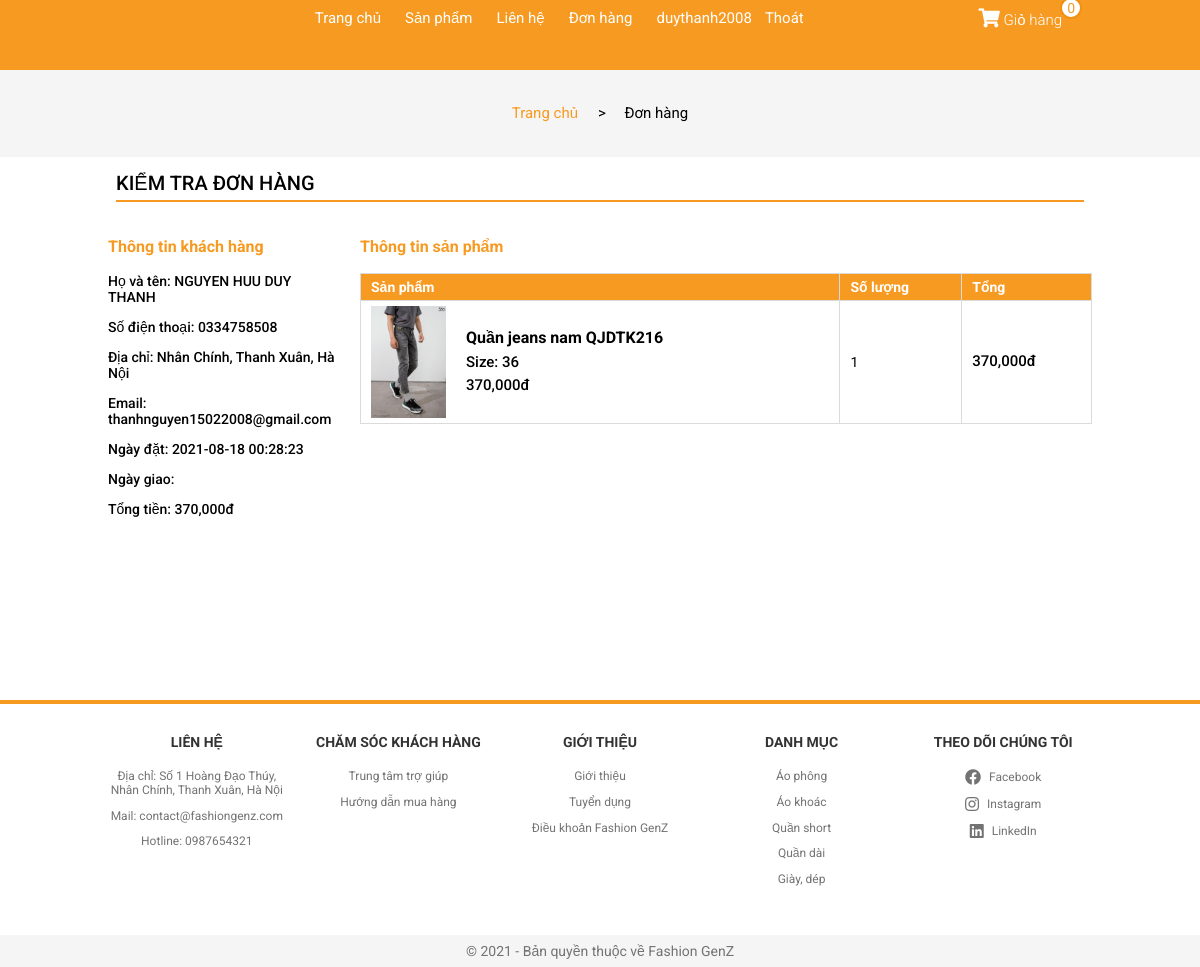
The page /?controller=chitietdonhang&id=893829 (signed in) on the database its author committed.
### tables this page shows
CREATE TABLE `user_info` (
  `id` int(11) NOT NULL,
  `username` varchar(50) DEFAULT NULL,
  `password` varchar(50) DEFAULT NULL,
  `fullname` varchar(100) DEFAULT NULL,
  `email` varchar(100) DEFAULT NULL,
  `phone` varchar(20) DEFAULT NULL,
  `address` varchar(200) DEFAULT NULL,
  `code` int(11) DEFAULT NULL
);

CREATE TABLE `user_order` (
  `id` int(11) NOT NULL,
  `fullname` varchar(100) DEFAULT NULL,
  `address` varchar(200) DEFAULT NULL,
  `email` varchar(100) DEFAULT NULL,
  `phone` varchar(20) DEFAULT NULL,
  `amount` int(11) DEFAULT NULL,
  `status` int(11) DEFAULT NULL,
  `time_order` datetime DEFAULT NULL,
  `time_delivered` datetime DEFAULT NULL,
  `user_id` int(11) DEFAULT NULL
);

CREATE TABLE `user_order_detail` (
  `id` int(11) NOT NULL,
  `order_id` int(11) DEFAULT NULL,
  `product_id` int(11) DEFAULT NULL,
  `qty` int(11) DEFAULT NULL,
  `price` int(11) DEFAULT NULL,
  `amount` int(11) DEFAULT NULL,
  `size` varchar(10) DEFAULT NULL
);

CREATE TABLE `product` (
  `id` int(11) NOT NULL,
  `name` varchar(200) DEFAULT NULL,
  `price` int(11) DEFAULT NULL,
  `image` varchar(200) DEFAULT NULL,
  `description` varchar(1000) DEFAULT NULL,
  `qty` int(11) DEFAULT NULL,
  `catalog` int(11) DEFAULT NULL,
  `total_rate` float DEFAULT NULL,
  `rate_times` int(11) DEFAULT NULL,
  `image2` varchar(200) DEFAULT NULL,
  `image3` varchar(200) DEFAULT NULL,
  `image4` varchar(200) DEFAULT NULL
);

### View/V-chitietdonhang.php (the view, shortened to what the rows shown need)
<!DOCTYPE html>
<html lang="en">
<head>
    <link rel="stylesheet" href="./Assets/Css/grid.css">
    <link rel="stylesheet" href="./Assets/Css/responsive.css">
    <link rel="stylesheet" href="./Assets/Css/main.css">
    <link rel="stylesheet" href="./Assets/Css/base.css">
    <link rel="stylesheet" href="https://cdnjs.cloudflare.com/ajax/libs/normalize/8.0.1/normalize.min.css" />
    <link rel="stylesheet" href="./Assets/Fonts/fontawesome-free-5.15.3-web/css/all.min.css">
</head>
<body>
        <div class="app">
            <header class="header">
                <div class="grid wide">
                    <nav class="header__navbar">
                        <ul class="header__navbar-list hide-on-mobile-tablet">
                            <li class="header__navbar-item">
                                <a href="?controller=trangchu" class="header__navbar-link">
                                    Trang chủ
                                </a>
                            </li>
                            <li class="header__navbar-item header__navbar-item-has-category">
                                <a href="?controller=sanpham" class="header__navbar-link">
                                    Sản phẩm
                                </a>
                            </li>
                            <li class="header__navbar-item">
                                <a href="?controller=lienhe" class="header__navbar-link">
                                    Liên hệ
                                </a>
                            </li>
                            <li class="header__navbar-item">
                                <a href="?controller=donhang" class="header__navbar-link">
                                    Đơn hàng
                                </a>
                            </li>
                            <?php
                                if(isset($_SESSION['customer']) && $_SESSION['customer'] != NULL){
                            ?>
                            <li class="header__navbar-item">
                               <a href="?controller=thongtinkhachhang" style="margin-left: 12px;
                                                  text-decoration: none;
                                                  padding: 0 6px;
                                                  font-size: 1.5rem;
                                                  color: var(--white-color);"> <?php echo $user[0]['username']?></a><a href="?controller=dangxuat" style="margin-left: 1px;" class="header__navbar-link">Thoát</a>
                            </li>
                            <?php } ?>
                        </ul>
                        <div class="header__navbar-cart">
                         <div class="header__navbar-cart-wrap">
                         <span class="header__navbar-cart-qty"><?php echo $_SESSION['qty'] ?></span>
                                <a href="?controller=giohang" class="header__navbar-cart-link">
                                    <i class="header__navbar-cart-icon fas fa-shopping-cart"></i>
                                    Giỏ hàng
                                </a>
                            </div>
                        </div>
                    </nav>
                </div>
            </header>
            <div class="content">
                <div class="account">
                    <div class="grid">
                        <div class="account__location">
                            <div>
                                <a class="accout__location-home" href="?controller=trangchu">Trang chủ</a>
                            </div>
                            <div>
                                <p class="accout__location-current"> > &nbsp;&nbsp;&nbsp; Đơn hàng</p>
                            </div>
                        </div>
                    </div>
                    <div class="grid wide">
                        <div class="row">
                            <div class="col l-12 m-12 c-12">
                            <div class="account__heading">Kiểm tra đơn hàng</div>
                                <div style="margin-top: 20px; margin-bottom: 50px;" class="row">
                                    <div class="col l-3 m-12 c-12">
                                        <div class="package__info-user">
                                            <h3 class="package__info-user-heading">Thông tin khách hàng</h3>
                                            <p class="package__info-user-show">Họ và tên: <?php echo $package[0]['fullname'] ?></p>
                                            <p class="package__info-user-show">Số điện thoại: <?php echo $package[0]['phone'] ?></p>
                                            <p class="package__info-user-show">Địa chỉ: <?php echo $package[0]['address'] ?></p>
                                            <p class="package__info-user-show">Email: <?php echo $package[0]['email'] ?></p>
                                            <p class="package__info-user-show">Ngày đặt: <?php echo $package[0]['time_order'] ?></p>
                                            <p class="package__info-user-show">Ngày giao: <?php echo $package[0]['time_delivered'] ?></p>
                                            <p class="package__info-user-show">Tổng tiền: <?php echo number_format($package[0]['amount']) ?>đ</p>
                                        </div>
                                    </div>
                                    <div class="col l-9 m-12m c-12">
                                        <h3 class="package__info-user-heading">Thông tin sản phẩm</h3>
                                        <div class="cart-table">
                                            <table>
                                                <thead>
                                                    <tr>
                                                        <th>Sản phẩm</th>
                                                        <th>Số lượng</th>
                                                        <th>Tổng</th>
                                                    </tr>
                                                </thead>
                                                <tbody>
                                                    <?php
                                                        foreach ($package_details as $key => $value){
                                                        $product_detail = $database->get('product',array('id'=>$value['product_id']));
                                                    ?>
                                                        <tr>
                                                            <td>
                                                                <div class="cart-product">
                                                                    <img src="<?php echo $product_detail[0]['image'] ?>" alt="" class="cart-product__img">
                                                                    <div class="cart-product__info">
                                                                        <p class="cart-product__info-name"><?php echo $product_detail[0]['name'] ?></p>
                                                                        <p class="cart-product__info-size">Size: <?php echo $value['size'] ?></p>
                                                                        <p class="cart-product__info-price"><?php echo number_format($value['price']) ?>đ</p>
                                                                    </div>
                                                                </div>
                                                            </td>
                                                            <td>
                                                                <div class="cart-product__qty">
                                                                    <p class="cart-product__qty-info"><?php echo $value['qty'] ?></p>
                                                                </div>
                                                            </td>
                                                            <td>
                                                                <p class="cart-product__total"><?php echo number_format($value['amount']) ?>đ</p>
                                                            </td>
                                                        </tr>
                                                    <?php } ?>
                                                </tbody>
                                            </table>
                                        </div>
                                    </div>
                                </div>
                            </div>
                        </div>
                    </div>
                </div>
            </div>
            <footer class="footer">
            <div class="grid wide footer__content">
                    <div class="row">
                        <div class="col l-2-4 m-4 c-6">
                            <h3 class="footer__heading">Liên hệ</h3>
                            <ul class="footer__list">
                                <li class="footer__list-item">
                                    <p class="footer__list-item-link">Địa chỉ: Số 1 Hoàng Đạo Thúy, Nhân Chính, Thanh Xuân, Hà Nội</p>
                                </li>
                                <li class="footer__list-item">
                                    <p class="footer__list-item-link">Mail: contact@fashiongenz.com</p>
                                </li>
                                <li class="footer__list-item">
                                    <p class="footer__list-item-link">Hotline: 0987654321</p>
                                </li>
                            </ul>
                        </div>
                        <div class="col l-2-4 m-4 c-6">
                            <h3 class="footer__heading">Chăm sóc khách hàng</h3>
                            <ul class="footer__list">
                                <li class="footer__list-item">
                                    <a href="#" class="footer__list-item-link">Trung tâm trợ giúp</a>
                                </li>
                                <li class="footer__list-item">
                                    <a href="#" class="footer__list-item-link">Hướng dẫn mua hàng</a>
                                </li>
                            </ul>
                        </div>
                        <div class="col l-2-4 m-4 c-6">
                            <h3 class="footer__heading">Giới thiệu</h3>
                            <ul class="footer__list">
                                <li class="footer__list-item">
                                    <a href="#" class="footer__list-item-link">Giới thiệu</a>
                                </li>
                                <li class="footer__list-item">
                                    <a href="#" class="footer__list-item-link">Tuyển dụng</a>
                                </li>
                                <li class="footer__list-item">
                                    <a href="#" class="footer__list-item-link">Điều khoản Fashion GenZ</a>
                                </li>
                            </ul>
                        </div>
                        <div class="col l-2-4 m-4 c-6">
                            <h3 class="footer__heading">Danh mục</h3>
                            <ul class="footer__list">
                                <li class="footer__list-item">
                                    <a href="#" class="footer__list-item-link">Áo phông</a>
                                </li>
                                <li class="footer__list-item">
                                    <a href="#" class="footer__list-item-link">Áo khoác</a>
                                </li>
                                <li class="footer__list-item">
                                    <a href="#" class="footer__list-item-link">Quần short</a>
                                </li>
                                <li class="footer__list-item">
                                    <a href="#" class="footer__list-item-link">Quần dài</a>
                                </li>
                                <li class="footer__list-item">
                                    <a href="#" class="footer__list-item-link">Giày, dép</a>
                                </li>
                            </ul>
                        </div>
                        <div class="col l-2-4 m-4 c-6">
                            <h3 class="footer__heading">Theo dõi chúng tôi</h3>
                            <ul class="footer__list">
                                <li class="footer__list-item">
                                    <a href="#" class="footer__list-item-link"><i class="footer__list-item-icon fab fa-facebook"></i> Facebook</a>
                                </li>
                                <li class="footer__list-item">
                                    <a href="#" class="footer__list-item-link"><i class="footer__list-item-icon fab fa-instagram"></i> Instagram</a>
                                </li>
                                <li class="footer__list-item">
                                    <a href="#" class="footer__list-item-link"><i class="footer__list-item-icon fab fa-linkedin"></i> LinkedIn</a>
                                </li>
                            </ul>
                        </div>
                    </div>
                </div>
                <div class="footer__copryright">
                    <div class="grid wide">
                        <div class="row">
                            <p class="footer__copryright-text">© 2021 - Bản quyền thuộc về Fashion GenZ</p>
                        </div>
                    </div>
                </div>
            </footer>
        </div>
</body>
</html>

### rows shown on the page
user_info: username "duythanh2008"
user_order: fullname "NGUYEN HUU DUY THANH", phone "0334758508", address "Nhân Chính, Thanh Xuân, Hà Nội", email "thanhnguyen15022008@gmail.com", time_order "2021-08-18 00:28:23", amount "370,000"
user_order_detail: product.image (picture), product.name "Quần jeans nam QJDTK216", size "36", price "370,000", qty "1", amount "370,000"

### other values the page prints
$_SESSION['qty'] "0"
